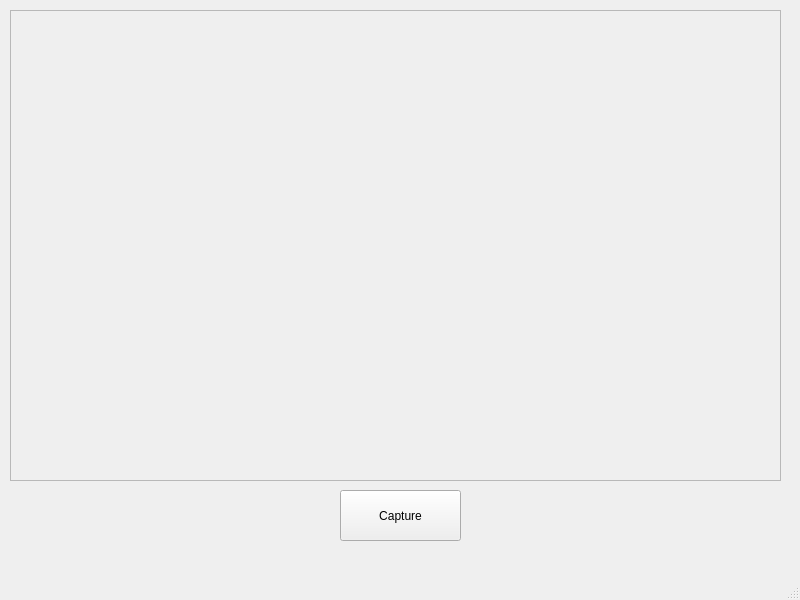
<?xml version="1.0" encoding="UTF-8"?>
<ui version="4.0">
 <class>MainWindow</class>
 <widget class="QMainWindow" name="MainWindow">
  <property name="geometry">
   <rect>
    <x>0</x>
    <y>0</y>
    <width>800</width>
    <height>600</height>
   </rect>
  </property>
  <property name="windowTitle">
   <string>MainWindow</string>
  </property>
  <widget class="QWidget" name="centralwidget">
   <widget class="QPushButton" name="pushButton">
    <property name="geometry">
     <rect>
      <x>340</x>
      <y>490</y>
      <width>121</width>
      <height>51</height>
     </rect>
    </property>
    <property name="text">
     <string>Capture</string>
    </property>
   </widget>
   <widget class="VideoFrame" name="video">
    <property name="geometry">
     <rect>
      <x>10</x>
      <y>10</y>
      <width>771</width>
      <height>471</height>
     </rect>
    </property>
    <property name="frameShape">
     <enum>QFrame::StyledPanel</enum>
    </property>
    <property name="frameShadow">
     <enum>QFrame::Raised</enum>
    </property>
   </widget>
  </widget>
  <widget class="QMenuBar" name="menubar">
   <property name="geometry">
    <rect>
     <x>0</x>
     <y>0</y>
     <width>800</width>
     <height>26</height>
    </rect>
   </property>
  </widget>
  <widget class="QStatusBar" name="statusbar"/>
 </widget>
 <customwidgets>
  <customwidget>
   <class>VideoFrame</class>
   <extends>QFrame</extends>
   <header>videoFrame.h</header>
   <container>1</container>
  </customwidget>
 </customwidgets>
 <resources/>
 <connections/>
</ui>
